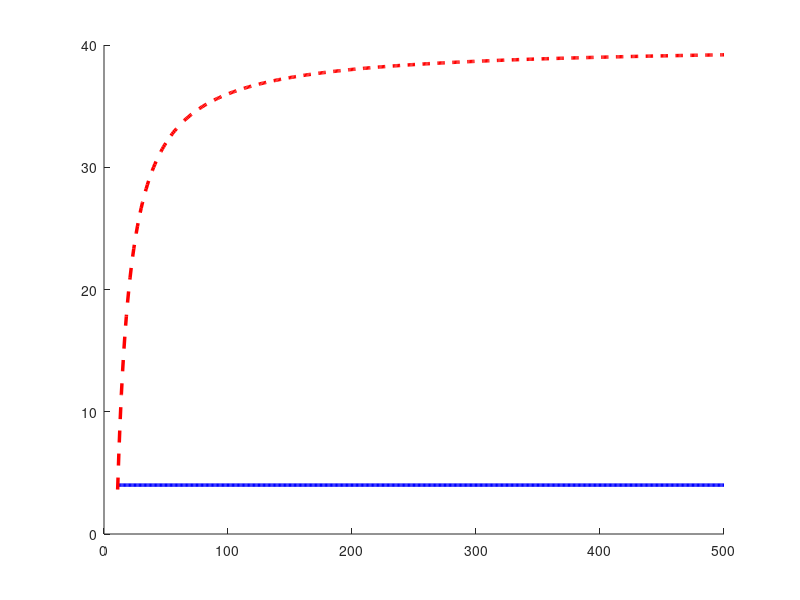

The MATLAB script that drew this image: (Note: this script raises an error after producing the figure.)
%% Simulation Script: Figure 6
% Reproduces Figure 6 from:
% Emil Bjornson, Luca Sanguinetti, "Making Cell-Free Massive MIMO
% Competitive With MMSE Processing and Centralized Implementation,"
% IEEE Trans. Wireless Commun., vol. 19, no. 2, pp. 1257-1271, Feb. 2020.
%
% Figure 6: Fronthaul signaling load vs coherence block length tau_c
%           L = 100 APs, N = 4, K = 40, tau_p = 10
%
% This is a purely analytical plot (no Monte Carlo simulation needed).
% Shows complex scalars per AP per channel use for:
%   - Level 4: N (constant, independent of tau_c)
%   - Levels 2/3: (1 - tau_p/tau_c) * K (increases with tau_c)

close all; clear; clc;

%% Parameters
L = 100;
N = 4;
K = 40;
tau_p = 10;

% Range of coherence block lengths
tau_c_range = tau_p + 1 : 1 : 500;

fprintf('=== Simulation for Figure 6 ===\n');
fprintf('L = %d, N = %d, K = %d, tau_p = %d\n', L, N, K, tau_p);

%% Compute fronthaul load per AP per channel use

% Level 4: sends raw signal per channel use
% Total per AP per coherence block: tau_c * N
% Per channel use: N (constant)
fronthaul_L4 = N * ones(size(tau_c_range));

% Levels 2/3: send K local estimates per data symbol
% Total per AP per coherence block: (tau_c - tau_p) * K
% Per channel use: (tau_c - tau_p) / tau_c * K
fronthaul_L23 = (tau_c_range - tau_p) ./ tau_c_range * K;

% Crossover point: N = (tau_c - tau_p) / tau_c * K
% => tau_c * N = (tau_c - tau_p) * K
% => tau_c * (K - N) = tau_p * K
% => tau_c_cross = tau_p * K / (K - N) = 10 * 40 / 36 = 11.11
tau_c_crossover = tau_p * K / (K - N);

%% Plot Figure 6
figure('Name', 'Figure 6: Fronthaul Signaling Load', ...
    'Position', [100 100 700 500]);

hold on;
plot(tau_c_range, fronthaul_L4, 'b-', 'LineWidth', 2.5);
plot(tau_c_range, fronthaul_L23, 'r--', 'LineWidth', 2.5);

% Mark the asymptote
yline(K, 'k:', 'LineWidth', 1);
text(400, K + 1.5, sprintf('K = %d', K), 'FontSize', 11);

% Mark the crossover point
if tau_c_crossover > tau_p + 1 && tau_c_crossover < 500
    plot(tau_c_crossover, N, 'ko', 'MarkerSize', 10, 'MarkerFaceColor', 'k');
    text(tau_c_crossover + 10, N + 2, ...
        sprintf('Crossover: \\tau_c = %.1f', tau_c_crossover), 'FontSize', 10);
end

% Mark the operating point
tau_c_op = 200;
idx_op = find(tau_c_range == tau_c_op);
if ~isempty(idx_op)
    plot(tau_c_op, fronthaul_L4(idx_op), 'bs', 'MarkerSize', 12, 'MarkerFaceColor', 'b');
    plot(tau_c_op, fronthaul_L23(idx_op), 'r^', 'MarkerSize', 12, 'MarkerFaceColor', 'r');

    ratio = fronthaul_L23(idx_op) / fronthaul_L4(idx_op);
    text(tau_c_op + 10, (fronthaul_L4(idx_op) + fronthaul_L23(idx_op))/2, ...
        sprintf('Ratio = %.1fx', ratio), 'FontSize', 11, 'FontWeight', 'bold');
end

hold off;

xlabel('Coherence Block Length \tau_c', 'FontSize', 12);
ylabel('Complex Scalars per AP per Channel Use', 'FontSize', 12);
title(sprintf('Figure 6: Fronthaul Load (L=%d, N=%d, K=%d)', L, N, K), 'FontSize', 13);
legend('Level 4 (Centralized)', 'Levels 2/3 (Distributed)', ...
    'Location', 'east', 'FontSize', 11);
grid on;
xlim([tau_p + 1, 500]);
ylim([0, K + 5]);
set(gca, 'FontSize', 11);

%% Print analysis table
fprintf('\n=== Fronthaul Analysis ===\n');
fprintf('%-10s %-12s %-12s %-12s\n', 'tau_c', 'Level 4', 'Level 2/3', 'Ratio');
fprintf('%s\n', repmat('-', 1, 46));
for tc = [20 50 100 200 500]
    fh_L4 = N;
    fh_L23 = (tc - tau_p) / tc * K;
    fprintf('%-10d %-12.1f %-12.1f %-12.1fx\n', tc, fh_L4, fh_L23, fh_L23/fh_L4);
end

fprintf('\nCrossover point: tau_c = %.1f\n', tau_c_crossover);
fprintf('For tau_c > %.1f, Level 4 requires LESS fronthaul.\n', tau_c_crossover);
fprintf('Asymptotic ratio (tau_c -> inf): K/N = %d/%d = %.1f\n', K, N, K/N);

saveas(gcf, 'Figure6_Fronthaul.fig');
saveas(gcf, 'Figure6_Fronthaul.png');

fprintf('\nFigure 6 completed and saved.\n');
